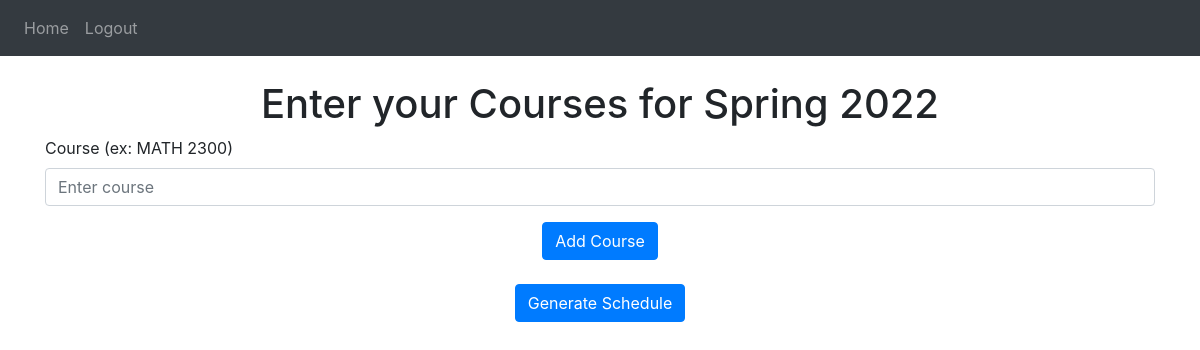
The page / (signed in) on the database as committed earlier.
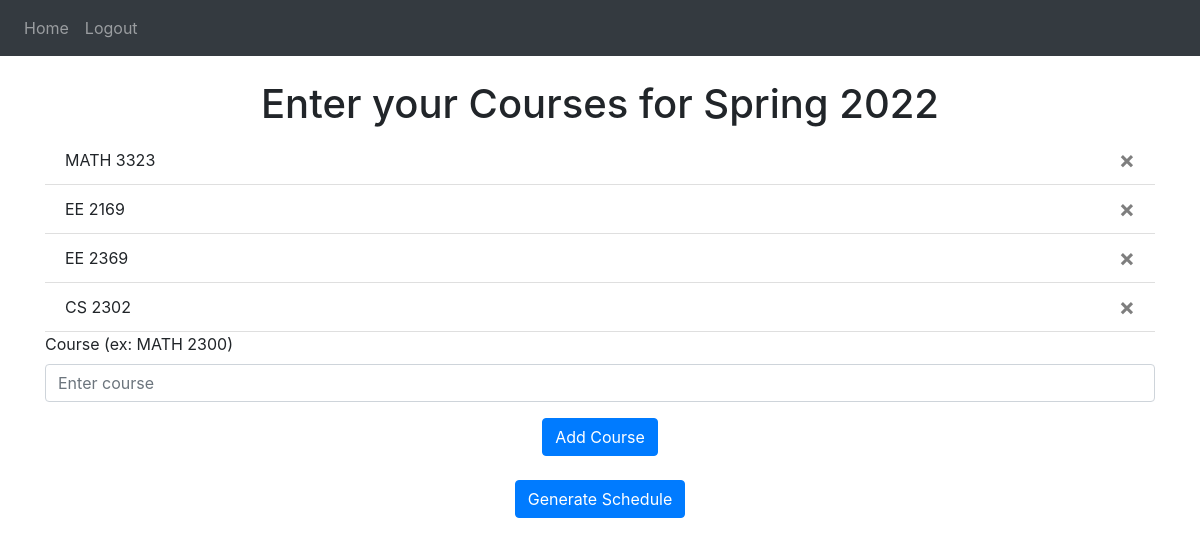
The same page on the database as committed later.
### website/models.py (models this page shows)
class Note(db.Model):
    id = db.Column(db.Integer, primary_key=True)
    data = db.Column(db.String(10000))
    user_id = db.Column(db.Integer, db.ForeignKey('user.id'))

### website/views.py (the view, shortened to what this page needs)
@views.route('/', methods=['GET', 'POST'])
@login_required
def home():
    return render_template("home.html", user=current_user)

### website/__init__.py (called while the page is built)
def create_app():
    app = Flask(__name__)
    app.config['SECRET_KEY'] = 'hjshjhdjah kjshkjdhjs'
    app.config['SQLALCHEMY_DATABASE_URI'] = f'sqlite:///{DB_NAME}'
    db.init_app(app)
    from .views import views
    from .auth import auth
    app.register_blueprint(views, url_prefix='/')
    app.register_blueprint(auth, url_prefix='/')
    from .models import User, Note
    create_database(app)
    login_manager = LoginManager()
    login_manager.login_view = 'auth.login'
    login_manager.init_app(app)
    @login_manager.user_loader
    def load_user(id):
        return User.query.get(int(id))
    return app

### website/templates/home.html
{% extends "base.html" %} {% block title %}Home{% endblock %} {% block content %}
<br/>
<h1 align="center">Enter your Courses for Spring 2022</h1>
<ul class="list-group list-group-flush" id="notes">
  {% for note in user.notes %}
  <li class="list-group-item">
    {{ note.data }}
    <button type="button" class="close" onClick="deleteNote({{ note.id }})">
      <span aria-hidden="true">&times;</span>
    </button>
  </li>
  {% endfor %}
</ul>
<form method="POST">
  <div class="form-group">
    <label for="data">Course (ex: MATH 2300)</label>
    <input
      type="data"
      class="form-control"
      id="data"
      name="data"
      placeholder="Enter course"
    />
  </div>
  <div align="center">
    <button type="submit" class="btn btn-primary">Add Course</button>
  </div>
</form>
<br/>
<form action="/schedule" method="post">
  <div align="center">
    <button type="submit" class="btn btn-primary">Generate Schedule</button>
  </div>
</form>
{% endblock %}

### website/templates/base.html (shortened to what this page needs)
<!DOCTYPE html>
<html>
  <head>
    <link
      rel="stylesheet"
      href="https://stackpath.bootstrapcdn.com/bootstrap/4.4.1/css/bootstrap.min.css"
    />
    <link
      rel="stylesheet"
      href="https://stackpath.bootstrapcdn.com/font-awesome/4.7.0/css/font-awesome.min.css"
    />
  </head>
  <body>
    <nav class="navbar navbar-expand-lg navbar-dark bg-dark">
      <div class="collapse navbar-collapse" id="navbar">
        <div class="navbar-nav">
          {% if user.is_authenticated %}
            <a class="nav-item nav-link" id="home" href="/">Home</a>
            <a class="nav-item nav-link" id="logout" href="/logout">Logout</a>
          {% else %}
            <a class="nav-item nav-link" id="login" href="/login">Login</a>
            <a class="nav-item nav-link" id="signUp" href="/sign-up">Sign Up</a>
          {% endif %}
        </div>
      </div>
    </nav>
    <div class="container">{% block content %} {% endblock %}</div>
  </body>
</html>

Rows that differ between the two databases and show on the page:
added Note: data "MATH 3323"
added Note: data "EE 2169"
added Note: data "EE 2369"
added Note: data "CS 2302"
